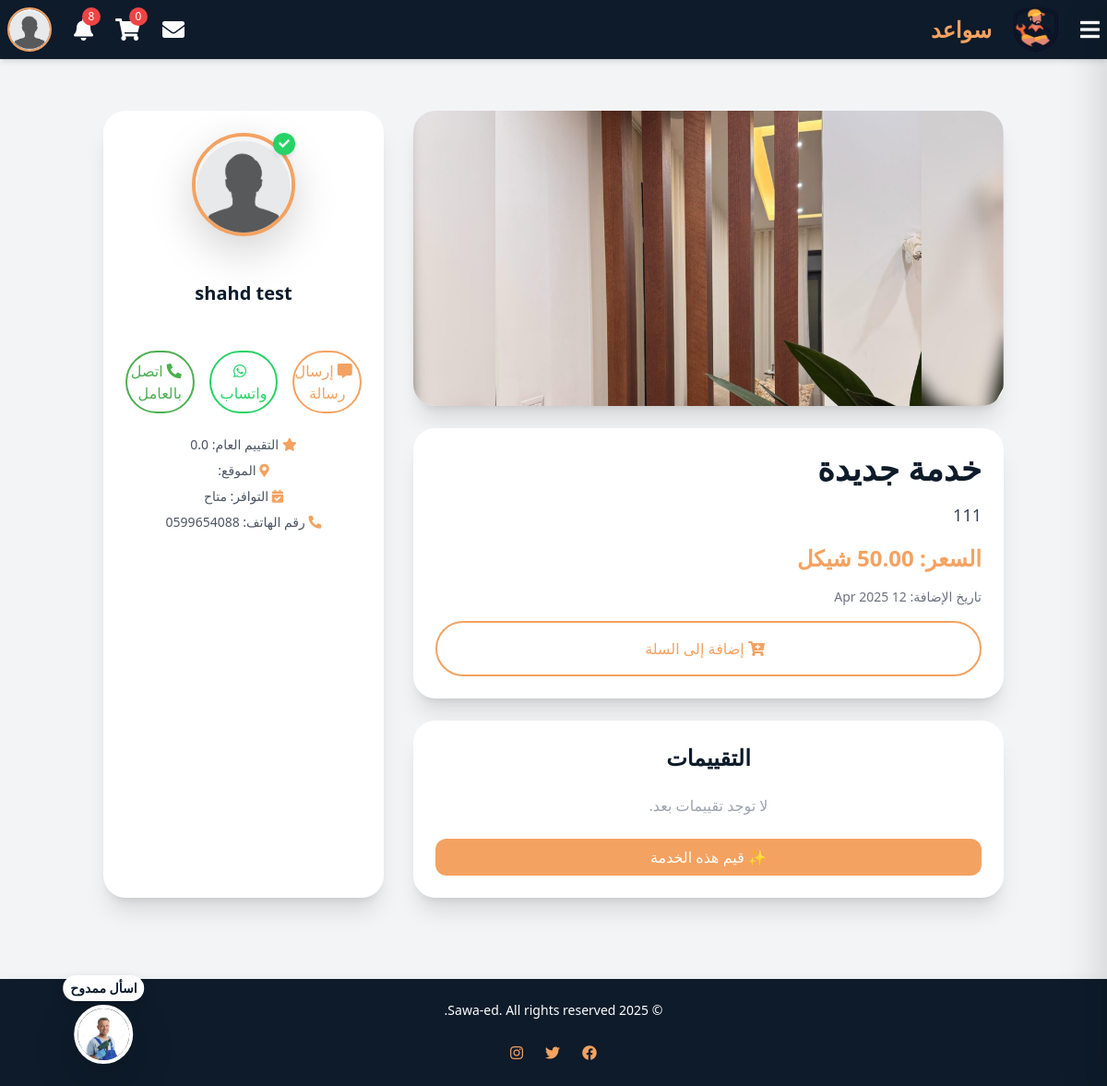
Screenshot of /service/6/5/ (signed in) with the database file from the repository.
### Sawaed_app/models.py (models this page shows, shortened)
class CustomUser(AbstractUser):
    class UserType(models.TextChoices):
        CLIENT = 'client', _('عميل')
        HANDYMAN = 'handyman', _('عامل يدوي') #the name in arabic will be edited later
    user_type = models.CharField(
        max_length=50,
        choices=UserType.choices,
        default=UserType.CLIENT
    )
    phone_regex = RegexValidator(
        regex=r'^\+?1?\d{9,15}$', #a validation on the phone number because its customed
        message="Phone number must be in the format: '+999999999'. Up to 15 digits allowed."
    )
    image = models.ImageField(upload_to='profile_pics/',default='default_profile.jpeg' ,null=True, blank=True)
    phone_number = models.CharField(validators=[phone_regex], max_length=15, unique=True, null=True, blank=True)
    email = models.EmailField(unique=True)
    bio = models.CharField(max_length=500, blank=True, null=True)
    experience = models.TextField(blank=True, null=True)
    field_of_expertise=models.TextField(blank=True, null=True)
    REQUIRED_FIELDS = ['email']
    USERNAME_FIELD = 'username'  # we could change it to email later in the project

class ServiceListing(models.Model):
    SERVICE_TYPES = [
        ('السباكة', 'السباكة'),
        ('النجارة', 'النجارة'),
        ('الطبخ', 'الطبخ'),
        ('التصوير', 'التصوير'),
        ('الكهرباء', 'الكهرباء'),
        ('التكييف والتبريد', 'التكييف والتبريد'),
        ('التنظيف', 'التنظيف'),
        ('الميكانيكا', 'الميكانيكا'),
        ('الدهان', 'الدهان'),
        ('الحدادة', 'الحدادة'),
        ('التمديدات الصحية', 'التمديدات الصحية'),
        ('البرمجة وتطوير المواقع', 'البرمجة وتطوير المواقع'),
        ('التصميم الجرافيكي', 'التصميم الجرافيكي'),
        ('الترجمة', 'الترجمة'),
        ('الكتابة والتحرير', 'الكتابة والتحرير'),
        ('خدمات أخرى', 'خدمات أخرى'),
    ]
    handyman = models.ForeignKey(
        settings.AUTH_USER_MODEL,
        on_delete=models.CASCADE,
        related_name='services'
    )
    name = models.CharField(max_length=255)
    description = models.TextField()
    price = models.DecimalField(max_digits=10, decimal_places=2)
    image = models.ImageField(upload_to='service_images/', null=True, blank=True)
    service_type = models.CharField(max_length=50, choices=SERVICE_TYPES, null=True, blank=True,default='خدمات أخرى')
    created_at = models.DateTimeField(auto_now_add=True)
    updated_at = models.DateTimeField(auto_now=True)

class HandymanProfile(models.Model):
    user = models.OneToOneField(
        settings.AUTH_USER_MODEL,
        on_delete=models.CASCADE,
        related_name='handyman_profile'
    )
    location = models.CharField(max_length=255)
    availability = models.BooleanField(null=True)
    rating = models.FloatField(default=0.0)
    created_at = models.DateTimeField(auto_now_add=True)
    updated_at = models.DateTimeField(auto_now=True)

### Sawaed_app/views.py (the view)
# urls.py: path('service/<int:service_id>/<int:user_id>/', views.service_detail, name='service_detail'),
def service_detail(request, service_id,user_id):
    service =ServiceListing.objects.get(id=service_id)
    handyman = HandymanProfile.objects.get(user=service.handyman)
    user=CustomUser.objects.get(id=user_id)
    context = {
        'service': service,
        'handyman': handyman,
        'recipient': user
    }
    context.update(base_view_data(request))
    return render(request, 'service_details.html', context)

### Sawaed_app/context_processors.py (called while the page is built)
def notifications_processor(request):
    if request.user.is_authenticated:
        all_notifications = Notifications.objects.filter(recipient=request.user).order_by('-created_at')
        notifications = all_notifications[:10]
        unread_notifications_count =all_notifications.filter(is_read=False).count()
        return {
            'notifications': notifications,
            'unread_notifications_count': unread_notifications_count,
        }
    return {}

### Sawaed_app/views.py (called while the page is built)
def base_view_data(request):
    services=ServiceListing.objects.all()
    cart_count = 0
    if request.user.is_authenticated:
        cart_count = CartItem.objects.filter(user=request.user).count()
    data = {
        'services':services,
        'service_types': ServiceListing.SERVICE_TYPES,
        'cart_count': cart_count,
    }
    if request.user.is_authenticated:
        data['unread_messages_count'] = Message.objects.filter(receiver=request.user, is_read=False).count()
    else:
        data['unread_messages_count'] = 0
    return data

### Sawaed_app/templates/service_details.html (shortened to what this page needs)
{% extends 'index.html' %}
{% block content %}
{% load static %}
<div class="container mx-auto p-4">
  <div class="grid grid-cols-1 lg:grid-cols-3 gap-8">
    <div class="lg:col-span-2 space-y-6">
    <div class="bg-white shadow-xl rounded-3xl overflow-hidden">
        {% if service.image %}
      <img src="{{ service.image.url }}" alt="{{ service.name }}" class="w-full h-80 object-cover">
      {% else %}
      <img src="{% static 'images/placeholder.png' %}" alt="صورة افتراضية" class="w-full h-80 object-cover">
      {% endif %}
    </div>
      <div class="bg-white p-6 rounded-3xl shadow-xl space-y-4">
        <h1 class="text-4xl font-bold text-[#0d1b2a] mb-2">{{ service.name }}</h1>
        <p class="text-lg text-gray-700 leading-relaxed">{{ service.description }}</p>
        <p class="text-[#f4a261] text-2xl font-bold">السعر: {{ service.price }} شيكل</p>
        <p class="text-sm text-gray-500">تاريخ الإضافة: {{ service.created_at|date:"d M Y" }}</p>
        <a href="{%url 'add-to-cart' service.id %}" class="block w-full text-center border-2 border-[#f4a261] text-[#f4a261] py-3 rounded-full hover:bg-[#f4a261] hover:text-white transition duration-300 ease-in-out">
          <i class="fas fa-cart-plus mr-2"></i> إضافة إلى السلة
        </a>
      </div>
      <div class="bg-white p-6 rounded-3xl shadow-xl space-y-6">
        <h2 class="text-2xl font-semibold text-[#0d1b2a] text-center">التقييمات</h2>
        <ul class="space-y-4">
          {% for review in service.review_set.all %}
            <li class="bg-white border border-gray-100 p-5 rounded-2xl shadow-md hover:shadow-lg transition-all">
              <div class="flex items-center justify-between">
                <div class="flex items-center gap-2">
                  <i class="fas fa-user text-[#f4a261]"></i>
                  <span class="font-bold text-[#0d1b2a]">{{ review.client.username }}</span>
                </div>
                <div class="flex gap-1">
                  {% for i in "12345" %}
                    {% if forloop.counter <= review.rating %}
                      <i class="fas fa-star text-yellow-400"></i>
                    {% else %}
                      <i class="fas fa-star text-gray-300"></i>
                    {% endif %}
                  {% endfor %}
                </div>
              </div>
              <p class="text-gray-600 mt-2">{{ review.comment }}</p>
              <p class="text-sm text-gray-400">{{ review.created_at|date:"d M Y" }}</p>
            </li>
          {% empty %}
            <li class="text-center text-gray-400">لا توجد تقييمات بعد.</li>
          {% endfor %}
        </ul>
        <button onclick="openReviewModal()" class="w-full bg-[#f4a261] hover:bg-[#f7c6a3] text-white py-2 rounded-xl transition duration-300">✨ قيم هذه الخدمة</button>
      </div>
    </div>
    <div class="bg-white p-6 rounded-3xl shadow-xl space-y-6 flex flex-col items-center text-center">
      <div class="relative mb-4">
        <div class="w-28 h-28 bg-gray-200 rounded-full overflow-hidden border-4 border-[#f4a261] shadow-lg">
          <img src="{{ user.image.url }}" alt="Profile" onerror="this.onerror=null;this.src='{% static 'images/profile.png' %}'">
        </div>
        <div class="absolute top-0 right-0 w-6 h-6 rounded-full flex items-center justify-center text-xs font-bold text-white shadow-md"
             style="background-color: {% if handyman.availability %}#25D366{% else %}#dc3545{% endif %};">
          <i class="fas fa-check"></i>
        </div>
      </div>
      <h4 class="text-xl font-bold text-[#0d1b2a]">{{ handyman.user.username }}</h4>
      <div class="flex justify-center gap-3 w-full mt-4">
        <a href="#" onclick="openMessageModal()" class="w-1/3 border-2 border-[#f4a261] text-[#f4a261] py-2 rounded-full text-center hover:bg-[#f4a261] hover:text-white transition duration-300">
          <i class="fas fa-comment-alt mr-2"></i> إرسال رسالة
        </a>
        <a href="https://wa.me/{{ handyman.user.phone_number }}" target="_blank" class="w-1/3 border-2 border-[#25D366] text-[#25D366] py-2 rounded-full text-center hover:bg-[#25D366] hover:text-white transition duration-300">
          <i class="fab fa-whatsapp mr-2"></i> واتساب
        </a>
        <a href="tel:{{ handyman.user.phone_number }}" class="w-1/3 border-2 border-[#4CAF50] text-[#4CAF50] py-2 rounded-full text-center hover:bg-[#4CAF50] hover:text-white transition duration-300">
          <i class="fas fa-phone-alt mr-2"></i> اتصل بالعامل
        </a>
      </div>
      <div class="text-sm text-gray-600 space-y-2 mt-4 text-center w-full">
        <p><i class="fas fa-star text-[#f4a261]"></i> التقييم العام: {{ handyman.rating }}</p>
        <p><i class="fas fa-map-marker-alt text-[#f4a261]"></i> الموقع: {{ handyman.location }}</p>
        <p><i class="fas fa-calendar-check text-[#f4a261]"></i> التوافر: {% if handyman.availability %}متاح{% else %}غير متاح{% endif %}</p>
        <p><i class="fas fa-phone-alt text-[#f4a261]"></i> رقم الهاتف: {{ handyman.user.phone_number }}</p>
      </div>
    </div>
  </div>
</div>
{% endblock %}

### Sawaed_app/templates/index.html (shortened to what this page needs)
  {% load static %}
  <!DOCTYPE html>
  <html lang="ar" dir="rtl">
  <head>
    <link href="https://cdnjs.cloudflare.com/ajax/libs/font-awesome/5.15.4/css/all.min.css" rel="stylesheet">
      <script src="https://cdn.tailwindcss.com"></script>
      <link rel="stylesheet" href="https://cdnjs.cloudflare.com/ajax/libs/bootstrap/5.1.3/css/bootstrap.min.css" />
      <link rel="stylesheet" href="{% static 'css/style.css' %}">
      <link href="https://cdnjs.cloudflare.com/ajax/libs/font-awesome/5.15.4/css/all.min.css" rel="stylesheet">
  </head>
  <body class="bg-gray-100">
      <nav class="bg-[#0d1b2a] shadow-md p-2 flex justify-between items-center text-white">
        <div class="flex items-center gap-6">
            <button onclick="toggleSidebar()" class="text-white text-2xl">
                <i class="fas fa-bars"></i>
            </button>
            <a href="{% url 'userhome' %}">
                <img class="w-12 h-12" src="{% static 'images/logo.png' %}" alt="Logo">
            </a>
            <a id="logo-anchor" href="{% url 'userhome' %}" class="text-2xl font-bold text-[#f4a261]">
                سواعد
            </a>
        </div>
        <div class="flex items-center gap-6">
            {% if user.is_authenticated %}
            <div class="relative">
              <a href="{% url 'inbox' %}" class="text-white hover:text-[#f4a261] transition">
                  <i class="fas fa-envelope text-2xl"></i>
              </a>
          </div>
            <div class="relative">
                <a href="{% url 'cart' %}" class="text-white hover:text-[#f4a261] transition">
                    <i class="fas fa-shopping-cart text-2xl"></i>
                    <span class="absolute -top-2 -right-2 bg-red-500 text-white text-xs rounded-full w-5 h-5 flex items-center justify-center">{{ cart_count }}</span>
                </a>
            </div>
            <div class="relative">
              <button id="notificationsButton" class="text-white hover:text-[#f4a261] transition relative">
                  <i class="fas fa-bell text-2xl"></i>
                  {% if unread_notifications_count > 0 %}
                  <span class="absolute -top-2 -right-2 bg-red-500 text-white text-xs rounded-full w-5 h-5 flex items-center justify-center">
                      {{ unread_notifications_count }}
                  </span>
                  {% endif %}
              </button>
            </div>
            <div class="relative">
                <img src="{{ user.image.url }}" alt="Profile" class="w-12 h-12 rounded-full border-2 border-[#f4a261] cursor-pointer"
                    onerror="this.onerror=null;this.src='{% static 'images/profile.png' %}'" id="userProfileImage">
            </div>
            {% endif %}
        </div>
    </nav>
<a href="{% url 'chat-ui' %}"
class="fixed bottom-6 left-6 transform translate-x-1/2 z-50 flex flex-col items-center space-y-1 text-sm font-semibold text-[#0d1b2a] hover:scale-105 transition-transform"
target="_blank" rel="noopener">
<span class="bg-white px-2 py-1 rounded-full shadow text-center">اسأل ممدوح</span>
<div class="w-16 h-16 rounded-full shadow-lg border-4 border-white overflow-hidden">
 <img src="{% static 'images/mamdouh.jpg' %}"
      alt="Chatbot Icon"
      class="w-full h-full object-cover">
</div>
</a>
      <main class="flex flex-col items-center justify-center p-8">
          {% block content %}{% endblock %}
      </main>
  <footer class="bg-[#0d1b2a] shadow p-4 text-white mt-8">
      <div class="flex flex-col items-center justify-center text-center">
          <div class="text-sm mb-4">
              <p>&copy; 2025 Sawa-ed. All rights reserved.</p>
          </div>
          <div class="flex items-center gap-4">
              <a href="https://www.facebook.com" target="_blank" class="text-[#f4a261] hover:text-[#e76f51]">
                  <i class="fab fa-facebook"></i>
              </a>
              <a href="https://www.twitter.com" target="_blank" class="text-[#f4a261] hover:text-[#e76f51]">
                  <i class="fab fa-twitter"></i>
              </a>
              <a href="https://www.instagram.com" target="_blank" class="text-[#f4a261] hover:text-[#e76f51]">
                  <i class="fab fa-instagram"></i>
              </a>
          </div>
      </div>
  </footer>
  </body>
  </html>

### Sawaed_app/static/css/style.css (style rules this page uses)
a { text-decoration: none; color: #0d1b2a; text-decoration: none; transition: 0.4s ease; }
#logo-anchor { color: #f4a261; }

### rows the page displays
CustomUser: image (placeholder picture)
ServiceListing: image (picture), name "خدمة جديدة", description "111", created_at "12 Apr 2025"
HandymanProfile: user.username "shahd test", rating "0.0", user.phone_number "0599654088"

### other values shown
{{ cart_count }} "0"
{{ unread_notifications_count }} "8"
